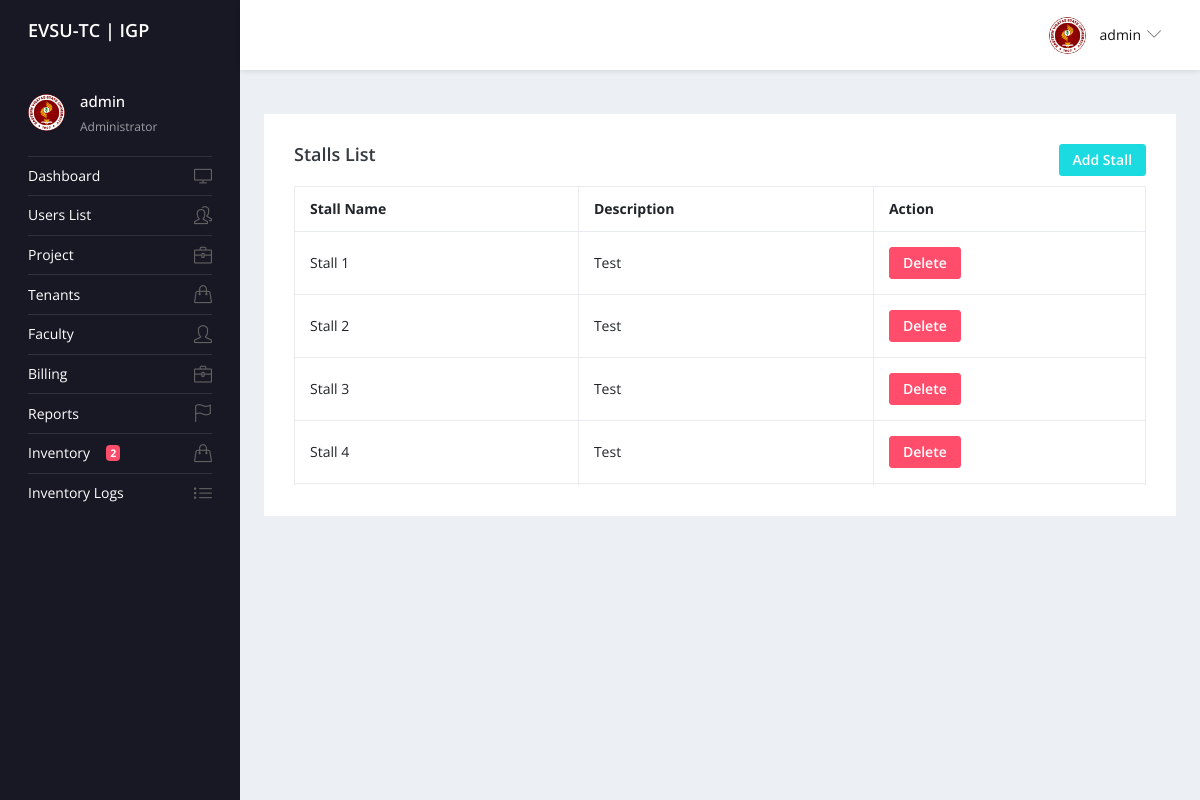
/stalls.php (signed in), run on the app's committed database.
### tables this page shows
CREATE TABLE `users` (
  `user_id` int(255) NOT NULL,
  `password` varchar(255) NOT NULL,
  `phone` varchar(20) NOT NULL,
  `user_type` varchar(255) NOT NULL,
  `stall_id` int(255) NOT NULL,
  `profile_picture` varchar(255) DEFAULT NULL,
  `faculty_id` int(255) DEFAULT NULL,
  `first_name` varchar(255) NOT NULL,
  `middle` varchar(255) NOT NULL,
  `last_name` varchar(255) NOT NULL,
  `username` varchar(255) NOT NULL
);

CREATE TABLE `stalls` (
  `stall_id` int(11) NOT NULL,
  `stall_name` varchar(255) NOT NULL,
  `stall_desc` text NOT NULL
);

### stalls.php (the view, shortened to what this page needs)
<?php
$activePage = basename($_SERVER['PHP_SELF'], ".php");
include 'include/config.php';
$result = mysqli_query($conn,"SELECT * FROM users WHERE user_id='" . $_SESSION['user_id'] . "'");
$row= mysqli_fetch_array($result);
?>
<!DOCTYPE html>
<html lang="en">
  <head>
    <link rel="stylesheet" href="vendors/simple-line-icons/css/simple-line-icons.css">
    <link rel="stylesheet" href="vendors/flag-icon-css/css/flag-icon.min.css">
    <link rel="stylesheet" href="vendors/css/vendor.bundle.base.css">
    <link rel="stylesheet" href="vendors/daterangepicker/daterangepicker.css">
    <link rel="stylesheet" href="vendors/chartist/chartist.min.css">
    <link rel="stylesheet" href="css/style.css">
  </head>
  <body>
    <div class="container-scroller">
      <?php include 'header.php';?>
      <div class="container-fluid page-body-wrapper">
        <?php include 'sidebar.php'; ?>
        <div class="main-panel">
          <div class="content-wrapper">
            <div class="row">
            <div class="col-lg-12 grid-margin stretch-card">
                <div class="card">
                  <div class="card-body">
                    <h4 class="card-title">Stalls List <a class="btn btn-primary btn-sm" data-toggle="modal" data-target="#addStall" style="float: right; margin-bottom: 10px;">Add Stall</a></h4>
                      <div class="table-responsive">
                        <?php
                        $result = mysqli_query($conn,"SELECT * FROM stalls ORDER BY stall_name ASC");
                        if ($result->num_rows > 0) {
                          echo "<table class='table table-bordered'><tr><th>Stall Name</th><th>Description</th><th>Action</th></tr>";
                          while($row = $result->fetch_assoc()) {
                              echo "<tr><td>".$row["stall_name"]."</td><td>".$row["stall_desc"]."</td><td><button class='deleteBtnStall btn btn-danger btn-sm' data-stall_id='{$row['stall_id']}'>Delete</button></td></tr>";
                          }
                          echo "</table>";
                          } else {
                              echo "0 results";
                          }
                        ?>
                      </div>
                  </div>
                </div>
              </div>
            </div>
          </div>
          <footer class="footer">
          </footer>
        </div>
      </div>
    </div>
  </body>
</html>

### header.php (shortened to what this page needs)
<nav class="navbar default-layout-navbar col-lg-12 col-12 p-0 fixed-top d-flex flex-row">
  <div class="navbar-brand-wrapper d-flex align-items-center">
    <a class="navbar-brand brand-logo" href="index.php">
     <h4 style="color: white;">EVSU-TC | IGP</h4>
    </a>
  </div>
  <div class="navbar-menu-wrapper d-flex align-items-center flex-grow-1">
    <ul class="navbar-nav navbar-nav-right ml-auto">
      <li class="nav-item dropdown d-none d-xl-inline-flex user-dropdown">
        <a class="nav-link dropdown-toggle" id="UserDropdown" href="#" data-toggle="dropdown" aria-expanded="false">
          <img class="img-xs rounded-circle ml-2" src="images/evsu_logo.png" alt="Profile image"> <span class="font-weight-normal"> <?php echo $row["username"]?> </span></a>
      </li>
    </ul>
  </div>
</nav>

### sidebar.php (shortened to what this page needs)
<?php if ( isset($_SESSION['user_type']) && $_SESSION['user_type'] == "Administrator" ): ?>
  <nav class="sidebar sidebar-offcanvas" id="sidebar">
    <ul class="nav">
      <li class="nav-item nav-profile">
        <a href="#" class="nav-link">
          <div class="profile-image">
            <img class="img-xs rounded-circle" src="images/evsu_logo.png" alt="profile image">
          </div>
          <div class="text-wrapper">
            <p class="profile-name"><?php echo $row['username']; ?></p>
            <p class="designation"><?php echo $row['user_type']; ?></p>
          </div>
        </a>
      </li>
      <li class="nav-item <?= ($activePage == 'index') ? 'active':''; ?>">
        <a class="nav-link" href="index.php">
          <span class="menu-title">Dashboard</span>
          <i class="icon-screen-desktop menu-icon"></i>
        </a>
      </li>
      <li class="nav-item <?= ($activePage == 'users-list') ? 'active':''; ?>">
        <a class="nav-link" href="users-list.php">
          <span class="menu-title">Users List</span>
          <i class="icon-people menu-icon"></i>
        </a>
      </li>
      <li class="nav-item <?= ($activePage == 'project') ? 'active':''; ?>">
        <a class="nav-link" href="project.php">
          <span class="menu-title">Project</span>
          <i class="icon-briefcase menu-icon"></i>
        </a>
      </li>
      <li class="nav-item <?= ($activePage == 'tenants') ? 'active':''; ?>">
        <a class="nav-link" href="tenants.php">
          <span class="menu-title">Tenants</span>
          <i class="icon-handbag menu-icon"></i>
        </a>
      </li>
      <li class="nav-item <?= ($activePage == 'faculty') ? 'active':''; ?>">
        <a class="nav-link" href="faculty_list.php">
          <span class="menu-title">Faculty</span>
          <i class="icon-user menu-icon"></i>
        </a>
      </li>
      <li class="nav-item <?= ($activePage == 'billingevsu') ? 'active' : ''; ?>">
        <a class="nav-link" href="billingevsu.php">
          <span class="menu-title">Billing</span>
          <i class="icon-briefcase menu-icon"></i>
        </a>
      </li>
      <li class="nav-item <?= ($activePage == 'reports') ? 'active':''; ?>">
        <a class="nav-link" href="reports.php">
          <span class="menu-title">Reports</span>
          <i class="icon-flag menu-icon"></i>
        </a>
      </li>
      <li class="nav-item <?= ($activePage == 'inventory') ? 'active':''; ?>">
        <a class="nav-link" href="inventory.php">
          <span class="menu-title">Inventory</span>
          <?php
              $result = mysqli_query($conn, "SELECT COUNT(*) AS total FROM requests");
              $row = mysqli_fetch_array($result);
              $badge_count = $row['total'];
          ?>
          <?php if ($badge_count > 0): ?>
              <span class="badge badge-danger"><?php echo $badge_count; ?></span>
          <?php endif; ?>
          <i class="icon-handbag menu-icon"></i>
        </a>
      </li>
      <li class="nav-item <?= ($activePage == 'inventory_logs') ? 'active':''; ?>">
        <a class="nav-link" href="inventory_logs.php">
          <span class="menu-title">Inventory Logs</span>
          <i class="icon-list menu-icon"></i>
        </a>
      </li>
    </ul>
  </nav>
<?php endif; ?>

### stalls.php (style rules this page uses)
.table-responsive { height: 300px; overflow-y: auto; }

### data on the page
users: username "admin", user_type "Administrator"
stalls: stall_name "Stall 1", stall_desc "Test"
stalls: stall_name "Stall 2", stall_desc "Test"
stalls: stall_name "Stall 3", stall_desc "Test"
stalls: stall_name "Stall 4", stall_desc "Test"

### other printed values
$badge_count "2"
